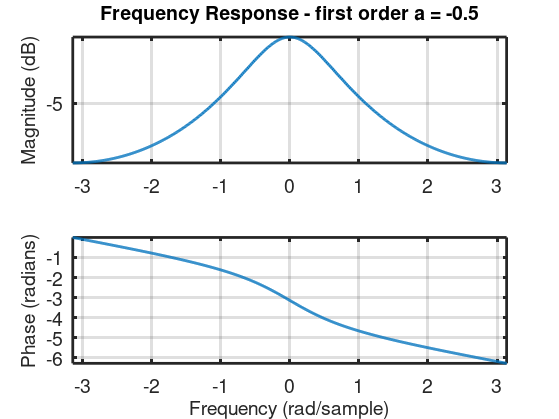

Write MATLAB code to recreate this figure.
clear all; close all;

a = -1/2;
w = -pi:0.01:pi;

H = a./(exp(j*w) + a);

% Create a nice FR plot 
hFig = figure();
%set(hFig, 'Visible', 'off');
hold on;

subplot(2,1,1);
hm = plot(w,20*log10(abs(H)));
grid on;
axis tight;
%axis([-pi, pi, -20, 5]);
hTitle  = title ('Frequency Response - first order a = -0.5');
hYLabel1 = ylabel('Magnitude (dB)');
set(gca, 'FontSize', 14, 'YTick', -20:5:5, 'LineWidth', 2);
subplot(2,1,2);
hp = plot(w,unwrap(angle(H)));
grid on;
axis tight;
%axis([-pi, pi, -pi, pi]);
hYLabel2 = ylabel('Phase (radians)');
hXLabel = xlabel('Frequency (rad/sample)');
set(gca, 'FontSize', 14, 'LineWidth', 2);

set(hm, 'linewidth', 2);
set(hp, 'linewidth', 2);

set([hXLabel, hYLabel1, hYLabel2]  , ...
     'FontSize'   , 14          );
set( hTitle                    , ...
     'FontSize'   , 14          , ...
     'FontWeight' , 'bold'      );


set(gcf, 'PaperPositionMode', 'auto');
print -dpng lecture25_2.png
